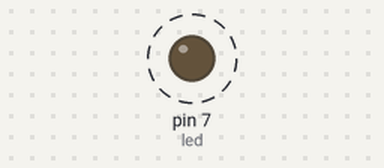
This sketch was run on a simulated Arduino Uno, built with avr-gcc and run on an emulated ATmega328P. Parts: output pins drawn as LEDs (lit = HIGH). Dashed ring = blinking.

Above: at 0.1 s.
Timing chart, 0 to 3.0 s (numbered marks = the images above):
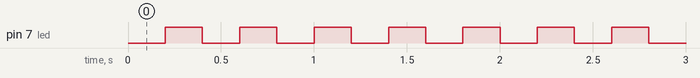

The sketch:

p3.ino
```cpp
#define LED_PRACTICE 7

int led=LED_PRACTICE; //LED_BUILTIN;
unsigned long timeDelay=200;

unsigned  long previousTime=0;

void setup() {
  // initialize digital pin LED_BUILTIN as an output.
  pinMode(led, OUTPUT);
}

// the loop function runs over and over again forever
void loop() {

  digitalWrite(led, (millis()/timeDelay)%2 );

  //Main tasks

}
```

Measured:
- by itself, pin 7 (led): alternates HIGH for 0.20 s and LOW for 0.20 s
